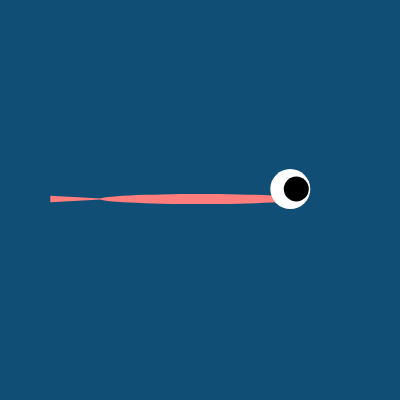
Frame 1 (no input)
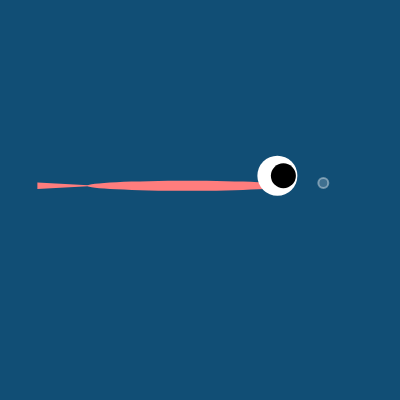
Frame 60 (no input)
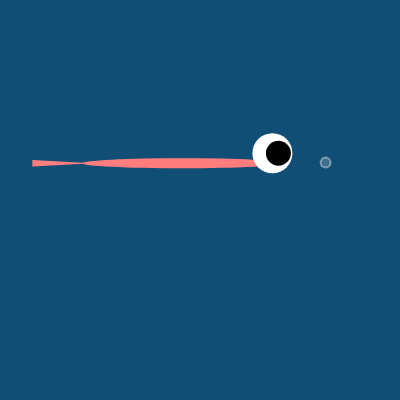
Frame 120 (the mouse pressed at the canvas centre since frame 60)

The p5.js sketch that drew these frames (run headless with seeded random() and noise() and a simulated clock; from frame 60 on, the mouse is pressed at the canvas centre):

// p5.js sketch
// ── sketch.js
let fish, bubbles;

function setup() {
  createCanvas(400, 400);
  fish = new Fish(new createVector(width / 2, height / 2));
  bubbles = new ParticleSystem(fish.getMouthPosition());
}

function draw() {
  background(17, 78, 117);
  bubbles.run();
  bubbles.origin = fish.getMouthPosition();
  if (frameCount % 5 === 0) {
    bubbles.addParticle();
  }
  
  fish.run();
}

// ── fish.js
class Fish {
  constructor(position) {
    this.position = position.copy();
    this.width = 200;
    this.height = 10;
  }

  run() {
    this.swim();
    this.display();
  }

  swim() {
    this.position.x += random(-1.5, 1);
    this.position.y += random(-1.5, 1);
  }

  display() {
    // Body
    noStroke();
    fill(255, 125, 125);
    ellipse(this.position.x, this.position.y, this.width, this.height);

    // Tail
    triangle(
      this.position.x - this.width / 2 + 10,
      this.position.y,
      this.position.x - this.width * 0.75,
      this.position.y + this.height / 3,
      this.position.x - this.width * 0.75,
      this.position.y - this.height / 3
    );

    // Eye
    fill(255, 255, 255);
    circle(this.position.x + this.width / 2 - 10, this.position.y - 10, 40);

    // Pupil
    fill(0, 0, 0);
    circle(this.position.x + this.width / 2 - 4, this.position.y - 10, 25);
  }

  getMouthPosition() {
    return createVector(this.position.x + this.width / 2 + 10, this.position.y);
  }
}

// ── particle_system.js
class ParticleSystem {
  constructor(position) {
    this.origin = position.copy();
    this.particles = [];
  }

  addParticle() {
    this.particles.push(new Particle(this.origin));
  }

  run() {
    for (let i = this.particles.length - 1; i >= 0; i--) {
      const p = this.particles[i];
      p.run();
      if (p.isDead()) {
        this.particles.splice(i, 1);
      }
    }
  }
}

class Particle {
  constructor(position) {
    this.acceleration = createVector(2, 0.0);
    this.velocity = createVector(random(-1, 1), random(-1, 0));
    this.position = position.copy();
    this.timeToLive = 200;
  }

  run() {
    this.update();
    this.display();
  }

  update() {
    this.velocity.add(this.acceleration);
    this.position.add(this.velocity);
    this.timeToLive -= 2;
  }

  display() {
    stroke(255, 255, 255, 100);
    strokeWeight(2);
    fill(255, 255, 255, 50);
    const radius = 10;
    ellipse(this.position.x, this.position.y, radius, radius);
  }

  isDead() {
    return this.timeToLive < 0;
  }
}
